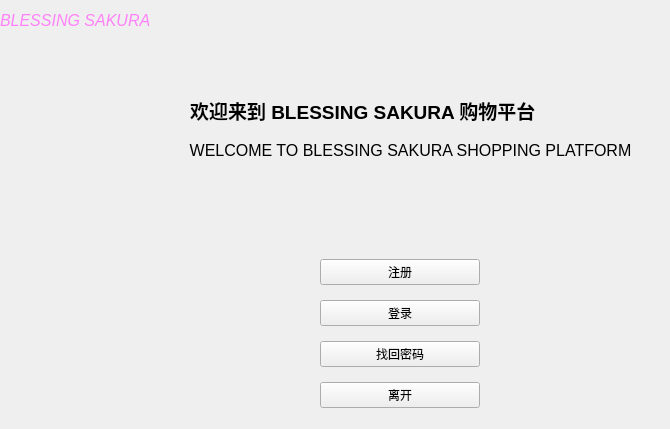
    <widget class="QWidget" name="page">
     <widget class="QLabel" name="label">
      <property name="geometry">
       <rect>
        <x>0</x>
        <y>0</y>
        <width>171</width>
        <height>41</height>
       </rect>
      </property>
      <property name="text">
       <string>&lt;html&gt;&lt;head/&gt;&lt;body&gt;&lt;p&gt;&lt;span style=&quot; font-size:12pt; font-style:italic; color:#ff81f9;&quot;&gt;BLESSING SAKURA&lt;/span&gt;&lt;/p&gt;&lt;/body&gt;&lt;/html&gt;</string>
      </property>
     </widget>
     <widget class="QWidget" name="verticalLayoutWidget">
      <property name="geometry">
       <rect>
        <x>320</x>
        <y>250</y>
        <width>160</width>
        <height>170</height>
       </rect>
      </property>
      <layout class="QVBoxLayout" name="verticalLayout">
       <item>
        <widget class="QPushButton" name="pushButton_regester">
         <property name="text">
          <string>注册</string>
         </property>
        </widget>
       </item>
       <item>
        <widget class="QPushButton" name="pushButton_login">
         <property name="text">
          <string>登录</string>
         </property>
        </widget>
       </item>
       <item>
        <widget class="QPushButton" name="pushButton">
         <property name="text">
          <string>找回密码</string>
         </property>
        </widget>
       </item>
       <item>
        <widget class="QPushButton" name="pushButton_quit">
         <property name="text">
          <string>离开</string>
         </property>
        </widget>
       </item>
      </layout>
     </widget>
     <widget class="QLabel" name="label_3">
      <property name="geometry">
       <rect>
        <x>190</x>
        <y>90</y>
        <width>431</width>
        <height>41</height>
       </rect>
      </property>
      <property name="text">
       <string>&lt;html&gt;&lt;head/&gt;&lt;body&gt;&lt;p&gt;&lt;span style=&quot; font-size:14pt; font-weight:600;&quot;&gt;欢迎来到 BLESSING SAKURA 购物平台&lt;/span&gt;&lt;/p&gt;&lt;/body&gt;&lt;/html&gt;</string>
      </property>
     </widget>
     <widget class="QLabel" name="label_4">
      <property name="geometry">
       <rect>
        <x>160</x>
        <y>130</y>
        <width>501</width>
        <height>41</height>
       </rect>
      </property>
      <property name="text">
       <string>&lt;html&gt;&lt;head/&gt;&lt;body&gt;&lt;p align=&quot;center&quot;&gt;&lt;span style=&quot; font-size:12pt;&quot;&gt;WELCOME TO BLESSING SAKURA SHOPPING PLATFORM&lt;/span&gt;&lt;/p&gt;&lt;/body&gt;&lt;/html&gt;</string>
      </property>
     </widget>
    </widget>
